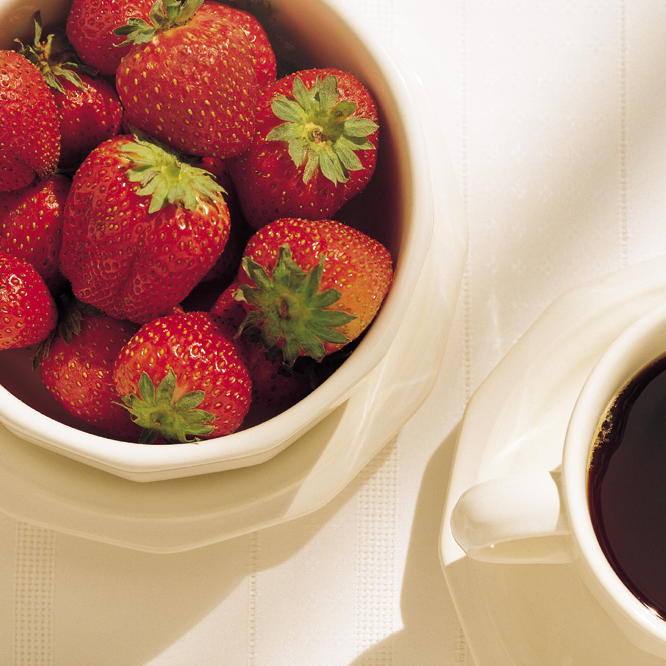
#> input picture 6-4/Fig0630(01).tif, 666 x 666 px
$ python test.py
#> lines starting #> are read from the running program, lines starting #| are printed output that depends on the picture
import cv2

img_rgb = cv2.imread('Fig0630(01).tif', cv2.IMREAD_COLOR)
#> img_rgb is the input picture: shape (666, 666, 3); mean B, G, R 126.5, 145.9, 186.3

r, g, b = cv2.split(img_rgb)
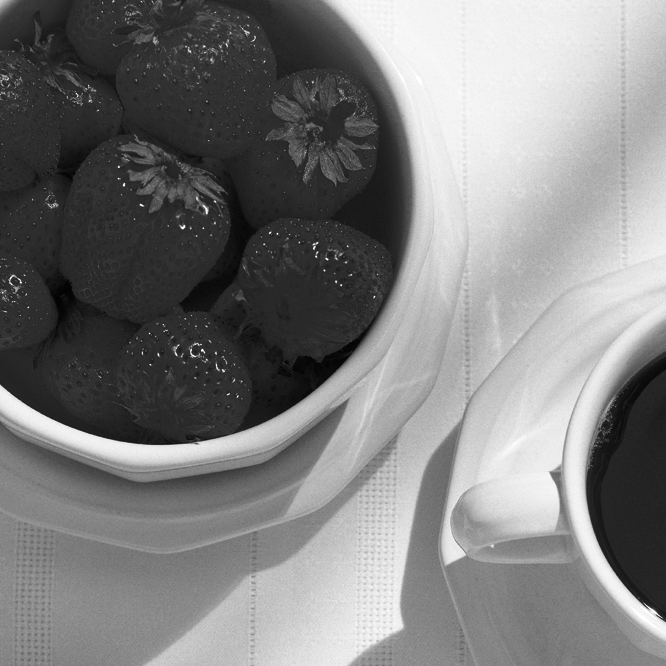
#> r: shape (666, 666); min 2, max 255, mean 126.5
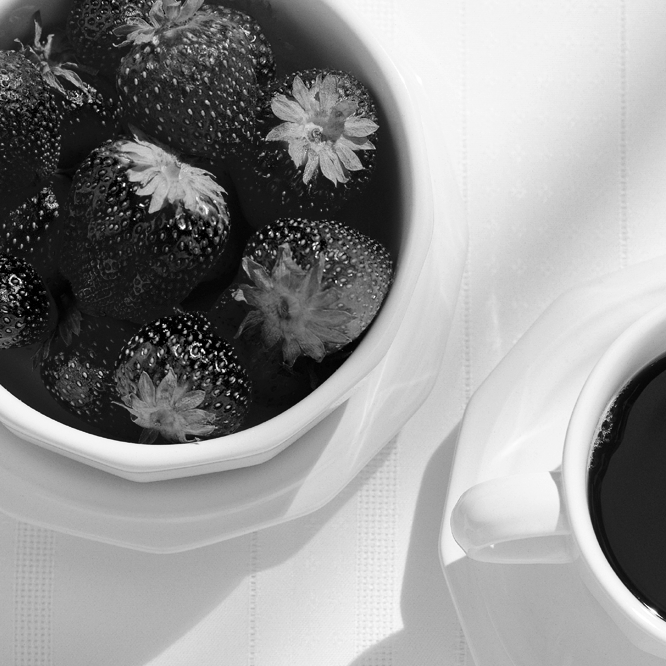
#> g: shape (666, 666); min 0, max 255, mean 145.9
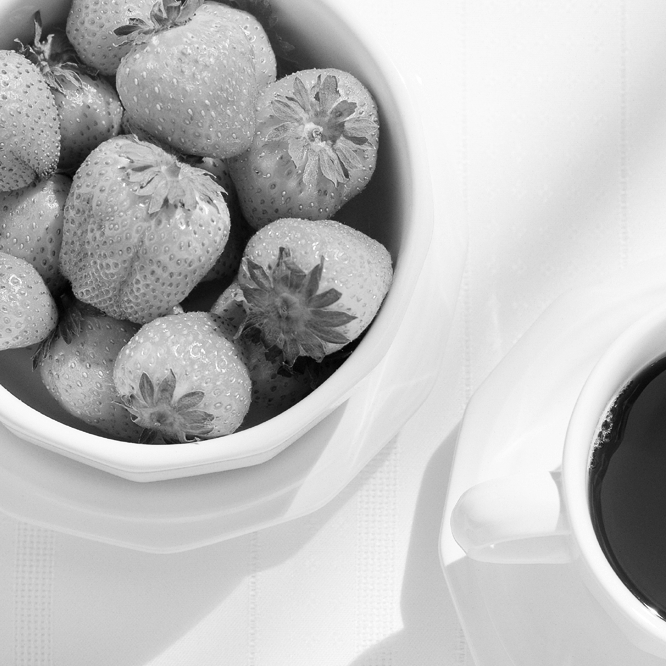
#> b: shape (666, 666); min 2, max 255, mean 186.3

R1 = r[129:256]
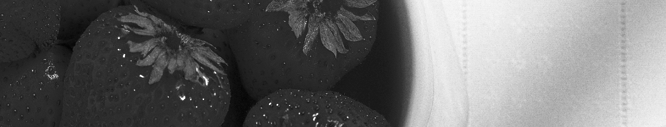
#> R1: shape (127, 666); min 3, max 255, mean 107.9

print(R1)
#> (printed output is left out)
